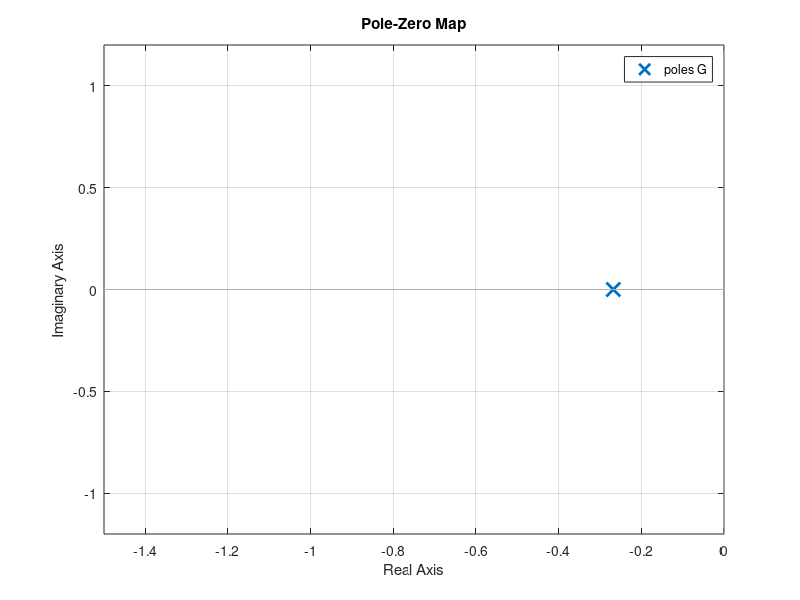
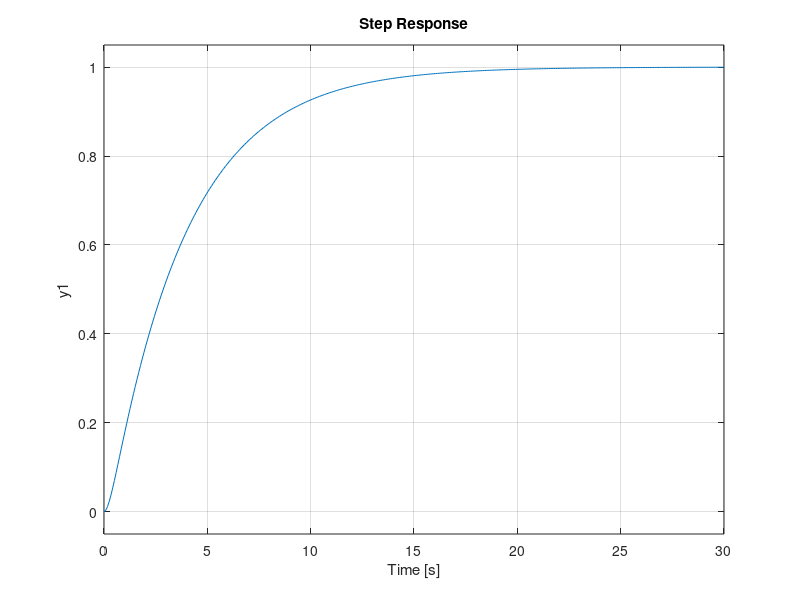
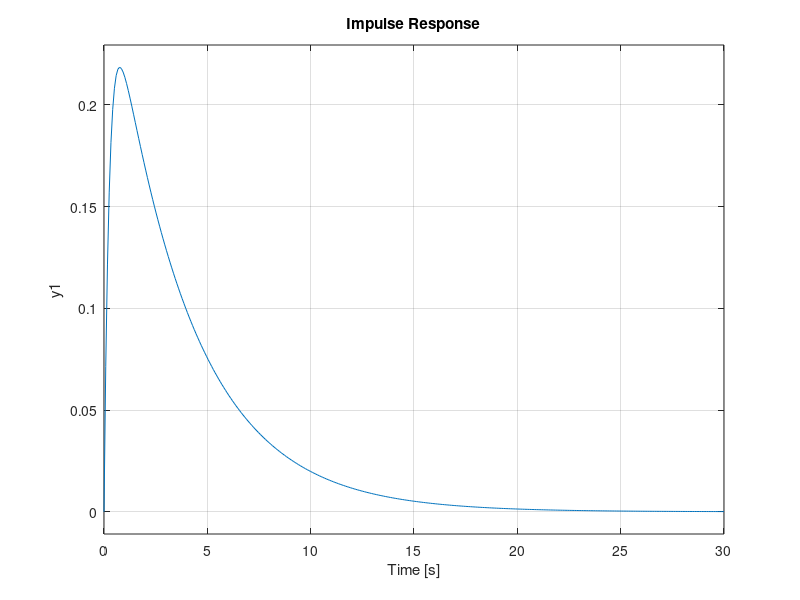
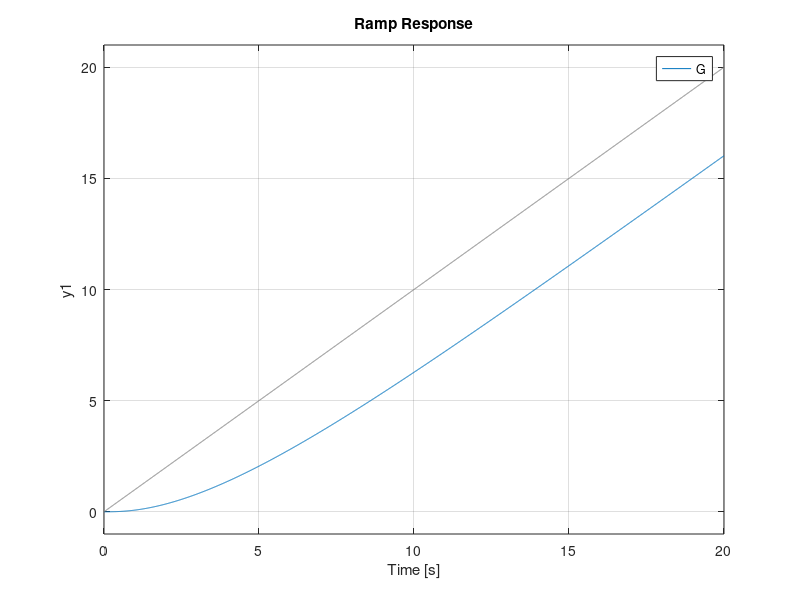

Write the MATLAB code that produced these figures, in order. (Note: this script raises an error after producing the figures.)
%Problem 1
m = 1;
b = 4;
% We can put b=0 for Undamped Case
% We can vary b from 0 to 2 for Under-Damped Case
% We can put b = 2 for Critically-Damped Case
% We can vary b from 2 to infinity for Over-Damped Case
k = 1;
G = tf([1],[m b k]);
figure;
pzmap(G);
xlim([-1.5 0]);
%%
%Problem 2
m = 1;
b = 4;
k = 1;
figure;
step(G); %Step Response
title('Step Response');
grid on;
%%
figure;
impulse(G); %Impulse Response
title('Impulse Response');
grid on;
%%
t = 0 : 0.01 : 20;
figure;
lsim(G,t,t); %Ramp Response
title('Ramp Response')
grid on;
%%
Step_Out = step(G);
Ess_step = 1 - Step_Out(115);
disp(['Ess_Step = ', num2str(Ess_step)]); %Outputs Step Steady State Error

Impluse_out = impulse(G);
Ess_impulse = Impluse_out(115);
disp(['Ess_Impulse = ', num2str(Ess_impulse)]); %Outputs Impulse Steady State Error

Ramp_out = lsim(G, t, t);
Ess_ramp = t(2001) - Ramp_out(2001);
disp(['Ess_Ramp = ', num2str(Ess_ramp)]); %Outputs Ramp Steady State Error

%%
% for parallel damping elements b is doubled and for series element b is halved for the same value of b.
% Hence the steady state errors will also follow the same.
%%
m = 1;
b = 0;
k = 1;

G = tf([1],[m b k]);
figure;
step(G);
xlim([0,20]);
title('Undamped System');
grid on;
%%
%Problem 3
m = 1;
b = 1;
k = 1;
G = tf([1],[m b k]);
[p,t] = step(G);
stepinfo(G)
%%
%Delay time is the time to reach 50% of the steady state value
for i = 1 : 1 : 101
    if p(i)<0.5
        Delay_time = t(i);
    end
end

disp(['Delay Time = ' , num2str(Delay_time)]);
%%
%Under Damped
m = 1;
b = 1;
k = 1;
G = tf([1],[m b k]);
figure;
sgtitle('Under-Damped');
subplot(1,2,1);
margin(G);
grid on;
subplot(1,2,2);
nyquist(G);
grid on;
%%
%Critically Damped
m = 1;
b = 2;
k = 1;
G = tf([1],[m b k]);
figure;
sgtitle('Critically-Damped');
subplot(1,2,1);
margin(G);
grid on;
subplot(1,2,2);
nyquist(G);
grid on;
%%
%Over Damped
m = 1;
b = 5;
k = 1;
G = tf([1],[m b k]);
figure;
sgtitle('Over-Damped');
subplot(1,2,1);
margin(G);
grid on;
subplot(1,2,2);
nyquist(G);
grid on;

%The turn-on and turn-off time delay is dead time. Controller gain have to
%be increased to make the system stable when de3ad time dealay is there
